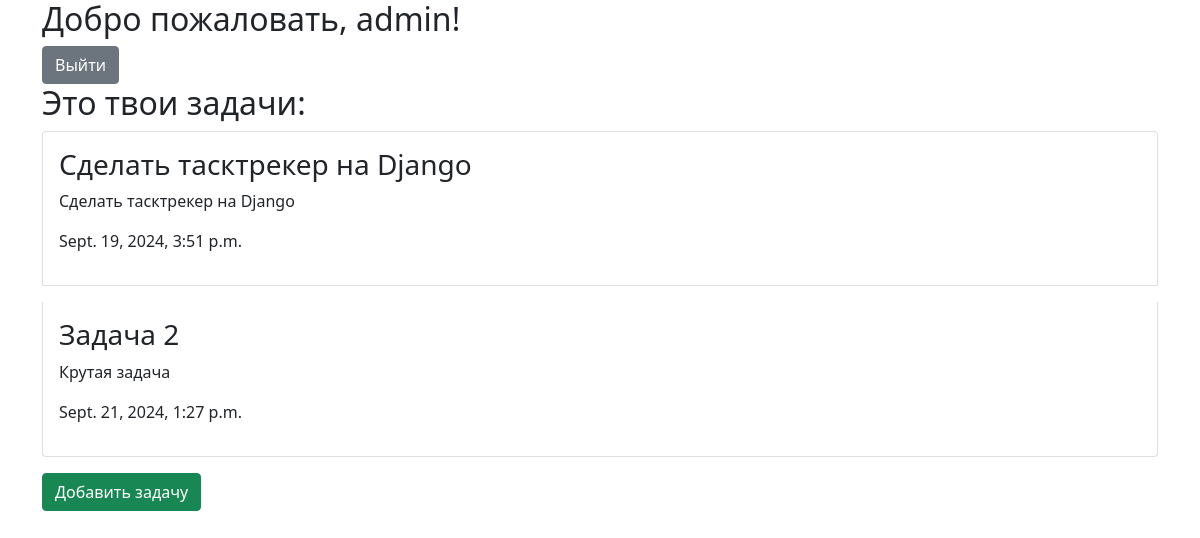
Before: /tasks/ (signed in) with the older database file.
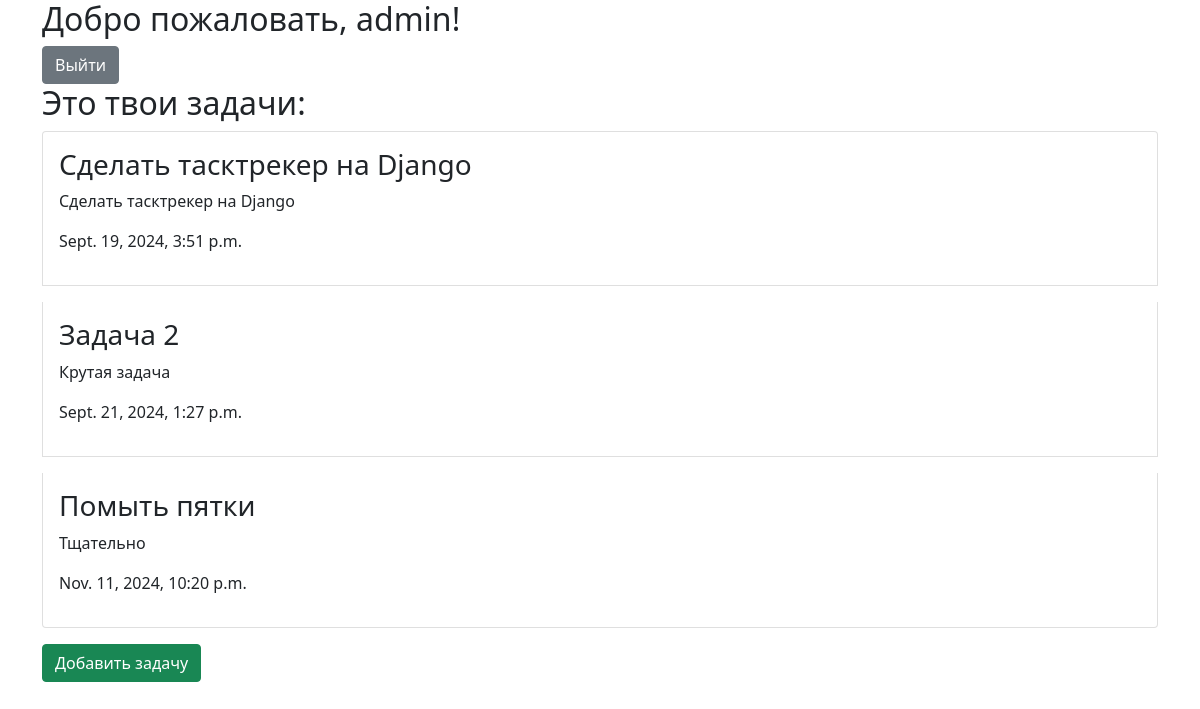
After: the same page with the newer database file.
### tasktracker/models.py (models this page shows, shortened)
class Task(models.Model):
    title = models.CharField(max_length=255)
    description = models.TextField()
    due_datetime = models.DateTimeField(null=True, blank=True, default=datetime.datetime.now()+datetime.timedelta(hours=1))
    status = models.ForeignKey(Status, on_delete=models.CASCADE)
    user = models.ForeignKey(User, on_delete=models.CASCADE)

### tasktracker/views.py (the view, shortened to what this page needs)
# urls.py: path('', indextasks), # main page
@login_required
def indextasks (request):
    if request.method == 'GET':
        print(request.user)
        tasks = Task.objects.filter(user = request.user).order_by('due_datetime')
        creation_form = TasksCreationForm ()
        edit_form = TasksEditForm ()
        context = {'tasks': tasks, 'creation_form': creation_form, "edit_form": edit_form}
        return render (request, "tasktracker/indextasks.html", context)

### tasktracker/models.py (called while the page is built)
    def __str__(self):
        return f'{self.id}. {self.name}'

### tasktracker/templates/tasktracker/indextasks.html (shortened to what this page needs)
<!DOCTYPE html>
<html lang="en">
<head>
    <link href="https://cdn.jsdelivr.net/npm/bootstrap@5.0.2/dist/css/bootstrap.min.css" rel="stylesheet"
>
</head>
<body>
    <div class="container">
        <div>
            <h2>Добро пожаловать, {{ user.username }}!</h2>
            <a href="/tasks/logout" class="btn btn-secondary">Выйти</a>
        </div>
        <h2>Это твои задачи:</h2>
        <div class="list-group">
            {% for task in tasks %}
            <div class="task list-group-item list-group-item-action p-3 mb-3 {% if task.status.id == 2 %}done{% endif %}" id="{{task.id}}">
                <h3>{{task.title}}</h3>
                <p>{{task.description}}</p>
                <p>{{task.due_datetime}}</p>
            </div>
            {% endfor %}
        </div>
        <button class="btn btn-success" data-bs-toggle="modal" data-bs-target="#add_task_modal">Добавить задачу</button>
    </div>
</body>
</html>

Changed rows visible on the page:
added Task: title "Помыть пятки", description "Тщательно", due_datetime "Nov. 11, 2024, 10:20 p.m."
